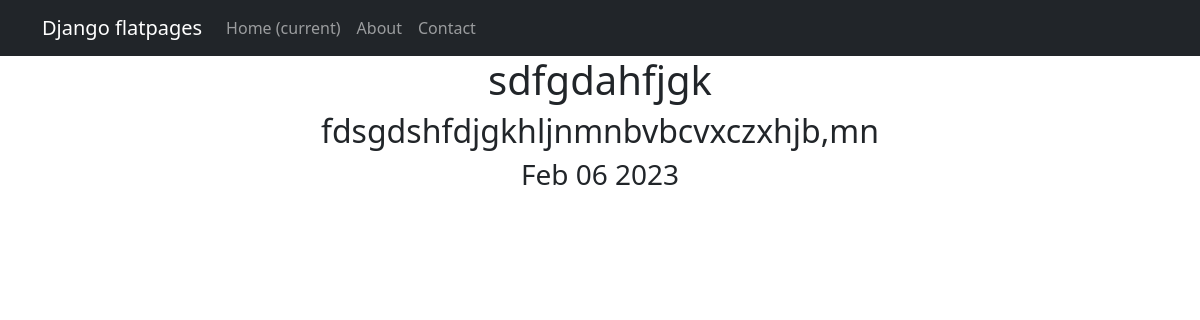
The app's page /posts/5 with its own data.
### news/models.py (models this page shows, shortened)
class Post(models.Model):
    author = models.ForeignKey(Author, on_delete=models.CASCADE)
    NEWS = 'NW'
    ARTICLE = 'AR'
    CATEGORY_CHOICES = (
        (NEWS, 'Новость'),
        (ARTICLE, 'Статья'),
    )
    categoryType = models.CharField(max_length=2, choices=CATEGORY_CHOICES, default=ARTICLE)
    dateCreation = models.DateTimeField(auto_now_add=True)
    postCategory = models.ManyToManyField(Category, through='PostCategory')
    title = models.CharField(max_length=128)
    text = models.TextField()
    rating = models.SmallIntegerField(default=0)
    related_name = 'post',

### news/views.py (the view)
# urls.py: path('<int:pk>', PostDetail.as_view(), name='post_detail'),
class PostDetail(DetailView):
    model = Post
    template_name = 'news.html'
    context_object_name = 'post'

### news/templatetags/custom_filters.py (called while the page is built)
@register.filter()
def censor(text):
    bad_words = ('редиска', 'Редиска','редис', 'Редис', 'Редиса', 'редиса')
    for b_word in bad_words:
        for word in text.split():
            if word.lower().count(b_word) and len(word) > len(b_word):
                text = text.replace(word, f"{word[0]}{'*' * (len(b_word) - 1)}{word[-1]}")
    return text

### templates/news.html (shortened to what this page needs)
{% extends 'flatpages/default.html' %}
{% load custom_filters %}
{% block content %}
<h1>{{ post.title|censor }}</h1>
<h2>{{ post.text|censor }}</h2>
<h3>{{ post.dateCreation|date:'M d Y' }}</h3>
{% endblock content %}

### records on screen
Post: title|censor "sdfgdahfjgk", text|censor "fdsgdshfdjgkhljnmnbvbcvxczxhjb,mn", dateCreation "Feb 06 2023"
